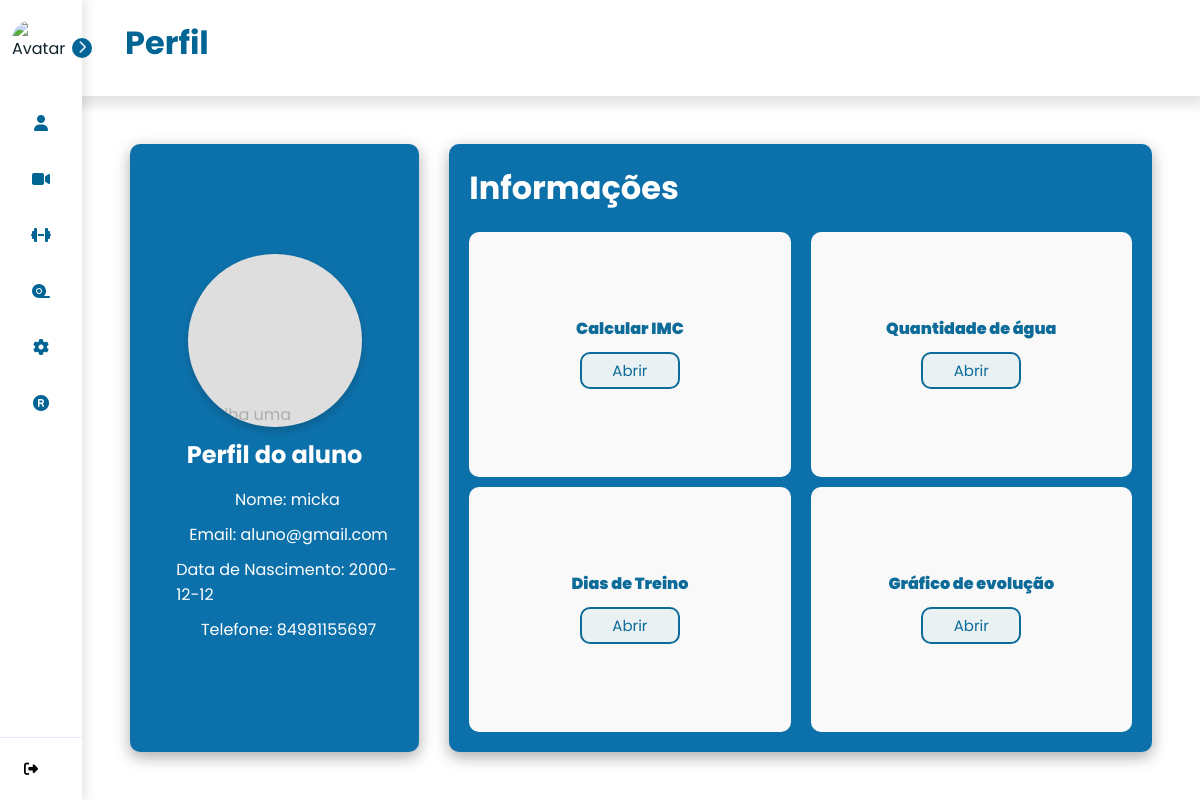
The page /profile (signed in) on the database as committed earlier.
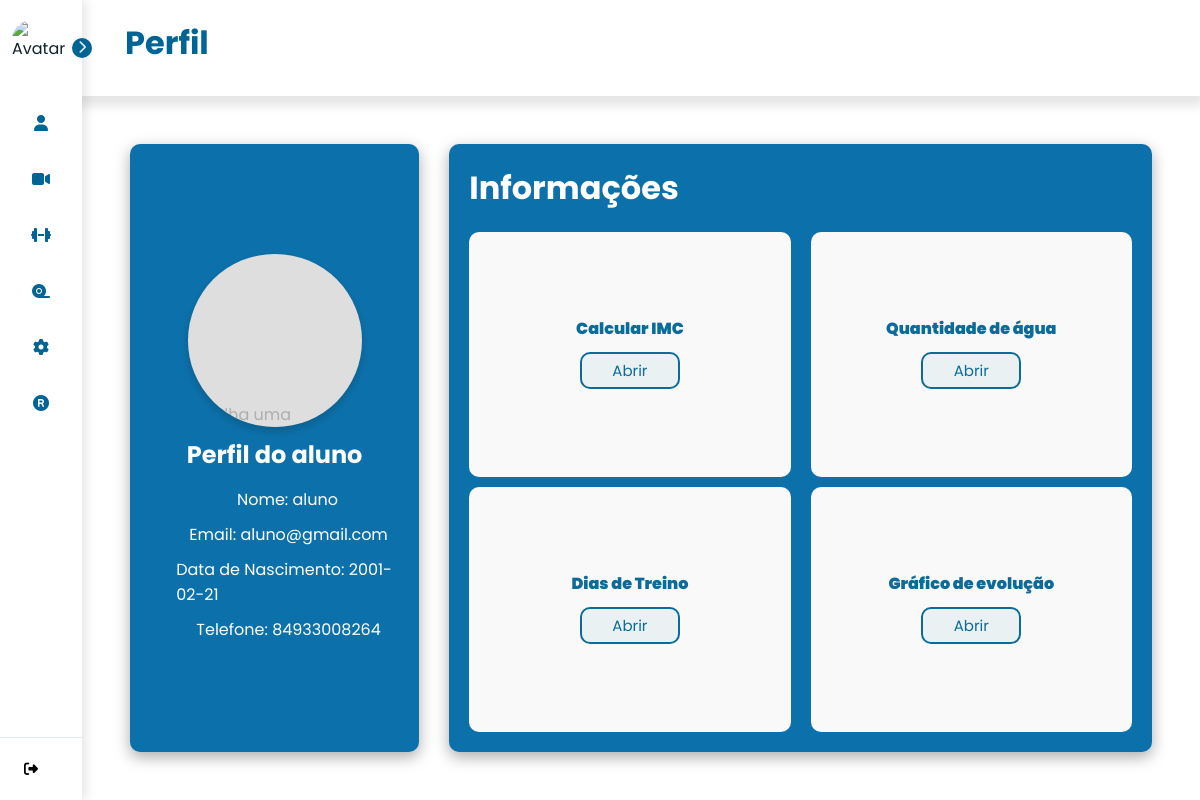
The same page on the database as committed later.
### tables this page shows
CREATE TABLE users (
    use_id INTEGER PRIMARY KEY AUTOINCREMENT,
    use_nome TEXT NOT NULL,
    use_senha TEXT NOT NULL,
    use_email TEXT NOT NULL,
    use_telefone TEXT NOT NULL,
    use_data_nascimento DATE NOT NULL,
    use_genero TEXT NOT NULL,
    use_tipo_usuario TEXT NOT NULL,
    use_dias_treino INT,
    use_horario_treino TIME,
    use_dias_trabalho INT ,
    use_horario_trabalho TIME,
    use_idade INT,
    use_peso FLOAT,
    use_altura FLOAT,
    use_foco_treino VARCHAR(90), /*foco do treino que o aluno quer desenvolver*/
    use_tipo_treino VARCHAR(90), /*tipo do treino que o personal gosta de ensinar*/
    use_contador INTEGER DEFAULT 0
);

### controllers/ProfileController.py (the view)
@profile_bp.route('/profile')
@login_required
def profile():
    user_id = current_user.get_id()
    user = User.get(user_id)
    total_treinos = Treino.contar_treinos(user_id)
    if user:
        user.total_treinos = total_treinos
        return render_template('profile.html', user_info=user)
    else:
        flash("Usuário não encontrado.")
        return redirect(url_for('index'))

### app.py (called while the page is built)
@login_manager.user_loader
def load_user(user_id):
    return User.get(user_id)

### models/Training.py (called while the page is built)
    @classmethod
    def contar_treinos(cls, user_id):
        conn = obter_conexao()
        count = conn.execute(
            'SELECT COUNT(*) FROM dias_treino WHERE user_id = ?',
            (user_id,)
        ).fetchone()[0]
        conn.close()
        return count

### models/User.py (called while the page is built)
    def get_id(self):
        return self.id

### models/__init__.py (called while the page is built)
def obter_conexao():
    conn = sqlite3.connect('database.db')
    conn.row_factory = sqlite3.Row
    return conn

### templates/profile.html (shortened to what this page needs)
{% extends "base.html" %}
{% block titlePage %} Perfil {% endblock %}
{% block content %}
<div class="profile-page">
    <div class="profile-container1">
        <label class="picture" for="picture__input" tabIndex="0">
            <span class="picture__image">Escolha uma imagem</span>
        </label>
        <h2>Perfil do {{ user_info.tipo_usuario}}</h2>
        <div class="profile-info1">
            <div class="info-item">
                <i class="fas fa-user"></i>
                <p>Nome: {{ user_info.nome }}</p>
            </div>
            <div class="info-item">
                <i class="fas fa-envelope"></i>
                <p>Email: {{ user_info.email }}</p>
            </div>
            <div class="info-item">
                <i class="fas fa-calendar-alt"></i>
                <p>Data de Nascimento: {{ user_info.data_nascimento }} </p>
            </div>
            <div class="info-item">
                <i class="fas fa-phone"></i>
                <p>Telefone: {{ user_info.telefone }}</p>
            </div>
        </div>
    </div>
    <div class="profile-container2">
        <h1>Informações</h1>
        <div class="profile-info2">
            <div class="info2-items">
                <div class="info2-item-text fas " style="color:#006494;">
                    <p>Calcular IMC</p>
                </div>
                <div class="info2-buttons" onclick="openModal('modal1')">Abrir</div>
            </div>
            <div class="info2-items">
                <div class="info2-item-text fas " style="color:#006494;">
                    <p>Quantidade de água</p>
                </div>
                <div class="info2-buttons" onclick="openModal('modal')">Abrir</div>
            </div>
            <div class="info2-items">
                <div class="info2-item-text fas " style="color:#006494;">
                    <p> Dias de Treino </p>
                </div>
                <div class="info2-buttons" onclick="openModal('modal3')">Abrir</div>
            </div>
            <div class="info2-items">
                <div class="info2-item-text fas " style="color:#006494;">
                    <p> Gráfico de evolução</p>
                </div>
                <div class="info2-buttons" onclick="openModal('modal4')">Abrir</div>
            </div>
        </div>
    </div>
</div>
{% endblock %}

Rows that differ between the two databases and show on the page:
changed users "aluno": nome "micka" → "aluno"; data_nascimento "2000-12-12" → "2001-02-21"; telefone "84981155697" → "84933008264"
